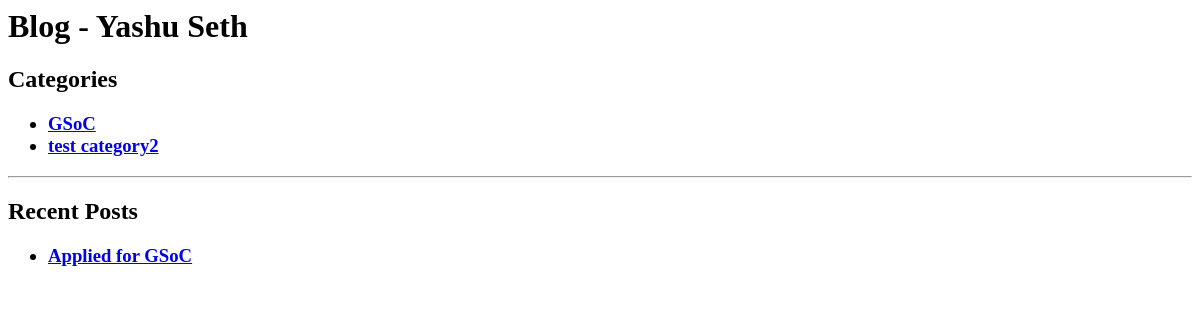
The app's page /my_blog/, older data.
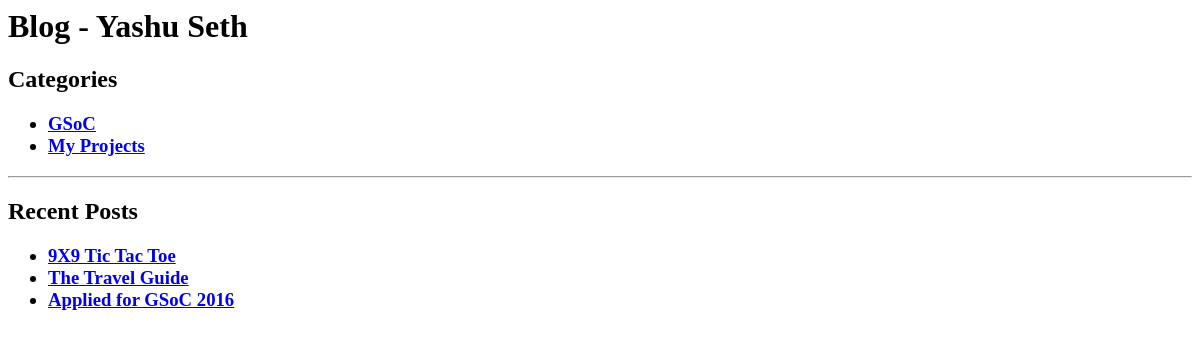
The same page, newer data.
### my_blog/models.py (models this page shows, shortened)
class Category(models.Model):
	title = models.CharField(max_length=100, unique=True)
	slug = models.SlugField(max_length=100, unique=True)
	def get_absolute_url(self):
		return reverse('view_blog_category', args=[self.slug])

class Blog(models.Model):
	title = models.CharField(max_length=100, unique=True)
	slug = models.SlugField(max_length=100, unique=True)
	body = models.TextField()
	posted = models.DateTimeField('date posted')
	category = models.ForeignKey('my_blog.Category')
	def get_absolute_url(self):
		return reverse('view_blog_post', args=[self.slug])

### my_blog/views.py (the view)
def index(request):
	return render_to_response('index.html', {
		'categories': Category.objects.all(),
		'posts': Blog.objects.all()[:7:-1]
		})

### my_blog/templates/index.html (shortened to what this page needs)
{% extends 'base.html' %}
{% block title %}Blog - Yashu Seth {% endblock %}
{% block content %}
	<div class="post-preview">
            <h2 class="post-title">
                Categories
            </h2>
            <h3 class="post-subtitle">
                {% if categories %}
					<ul>
						{% for category in categories %}
							<li>
								<a href="{{category.get_absolute_url}}">
									{{ category.title }} </a>
							</li>
						{% endfor %}
					</ul>
				{% else %}
					<p> There are no posts. </p>
				{% endif %}
            </h3>
    </div>
    <hr>
    <div class="post-preview">
	        <h2 class="post-title">
	            Recent Posts
	        </h2>
	        <h3 class="post-subtitle">
	        	{% if posts %}
					<ul>
						{% for post in posts %}
							<li>
								<a href="{{post.get_absolute_url}}">
									{{ post.title }} </a>
							</li>
						{% endfor %}
					</ul>
				{% else %}
					<p> There are no posts. </p>
				{% endif %}
	        </h3>
	</div>
{% endblock %}

### my_blog/templates/base.html (shortened to what this page needs)
<html>
	<head>
	</head>
	<body>
		<h1>{% block title %} Welcome to my blog {% endblock %} </h1>
		{% block content %}
		{% endblock %}
	</body>
</html>

Row changes from the older to the newer data that the page shows:
removed Category: title "test category2"
added Category: title "My Projects"
added Blog: title "9X9 Tic Tac Toe"
added Blog: title "The Travel Guide"
changed Blog: title "Applied for GSoC" → "Applied for GSoC 2016"
